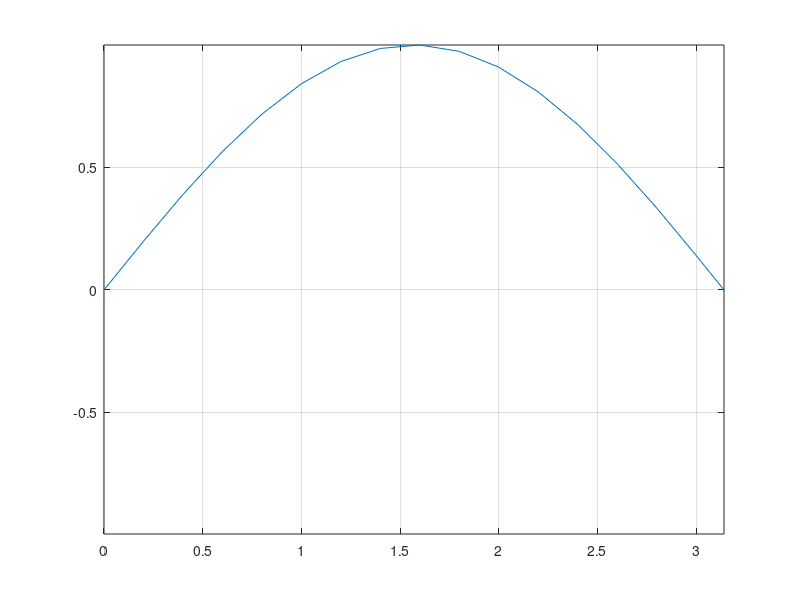
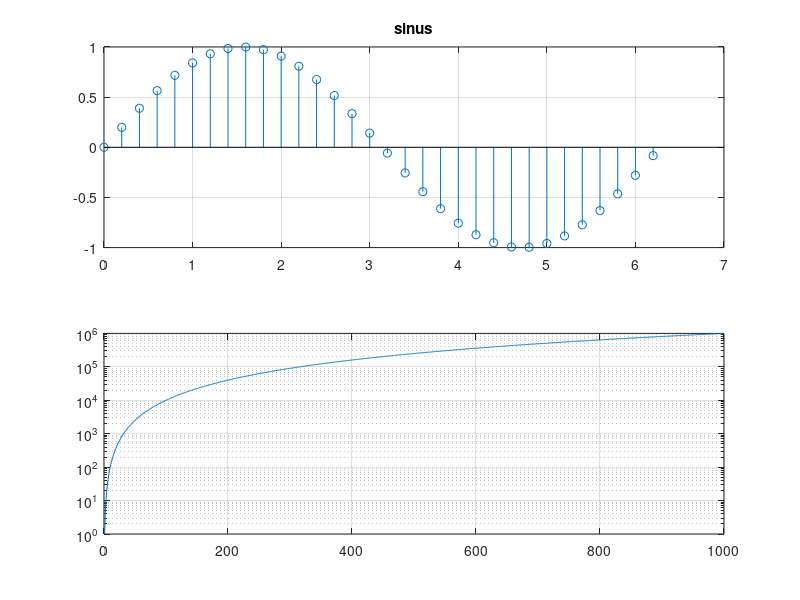

The MATLAB source for these figures, in order: (Note: this script raises an error after producing the figures.)
x=0:0.2:2*pi;  %x este un vector linie ce contine elemente de la 0 la 2*pi 
%din 0.2 in 0.2
size(x)    %vectorul x contine 32 de elemente
s=sin(x);
size(s)    %s este un vector linie ce contine 32 de elemente
plot(s), grid, title('sinus'), xlabel('n')
%se reprezinta grafic elementele vectorului s in functie de indicii lor
stem(s), grid, title('sinus'), xlabel('n')

n=linspace(min(x), max(x), length(x)); %min(x)=0, max(x)=2*pi, length(x)=32
%n este un vector linie ce contine 32 de elemente de la 0 la 2*pi
size(n)
plot(n,s,'*r'), grid, title('sinus'), xlabel('n')
%se reprezinta grafic elementele vectorului s in functie de elementele
%vectorului n
% *r inseamna ca graficul va fi construit din mai multe stelute de culoare
% rosie
hold on     %retinem grafiul curent si adaugam in aceeasi fereastra grafica 
%urmatorul grafic
stem(n,s), grid, xlabel('n'), ylabel('amplitudine')
%se reprezinta grafic elementele vectorului s in functie de elementele
%vectorului n
hold off     %continuam reprezentarea in ferestre grafice separate

figure(1)    %dorim reprezentarea mai multor grafice in ferestre separate
plot(n,s), grid, axis([0 pi min(s) max(s)])  %pe abscisa vizualizam graficul
%intre valorile 0 si pi, iar pe ordonata intre min(s) si max(s)
figure(2)
plot(n,s,n,s-pi/2), grid   %se reprezinta pe acelasi grafic s in functie 
%n si s-pi/2 in functie de n

c=cos(x);
subplot(2,1,1), stem(n,s), title('sinus'),grid
%impartim fereastra grafica intr-o matrice cu 2 linii si o coloana
%in prima minifereastra se reprezinta elementele vectorului s 
%in functie de elementele vectorului n
subplot(2,1,2), stem(n,c), title('cosinus'),grid
%in a doua minifereastra se reprezinta elementele vectorului c 
%in functie de elementele vectorului n

M=[c;s];    %M este o matrice cu elementele lui c pe prima linie si 
%elementele lui s pe a doua 
plot(n,M), grid    %se reprezinta grafic liniile matricei M in functie
%de elementele vectorului n
N=[n;n];    %N este o matrice cu elementele lui n pe prima si a doua linie
plot(N,M), grid    %se reprezinta grafic coloanele matricei M in functie 
%de coloanele matricei N
plot(N',M'), grid   %se reprezinta grafic coloanele matricei transpuse si 
%conjugate M in functie de coloanele matricei transpuse si conjugate N

z=1:1000;   %z este un vector cu elemente de la 1 la 1000
p=z.^2;     %p este un vector ce contine elementele vectorului z ridicate
%la patrat
plot(z,p), grid     %se reprezinta grafic elementele vectorului p in 
%functie de elementele vectorului z
loglog(z,p), grid   
%se reprezinta grafic elementele vectorului p in functie de elementele 
%vectorului z (cu ambele axe scalate folosind log in baza 10
semilogx(z,p), grid
%se reprezinta grafic elementele vectorului p in functie de elementele 
%vectorului z (cu axa x scalata folosind log in baza 10)
semilogy(z,p), grid
%se reprezinta grafic elementele vectorului p in functie de elementele 
%vectorului z (cu axa y scalata folosind log in baza 10)
gtext('Ultimul grafic!!!')
